Frame 1 (no input): blank canvas, image omitted
Frame 60 (the mouse pressed at the canvas centre just before this capture): blank canvas, image omitted
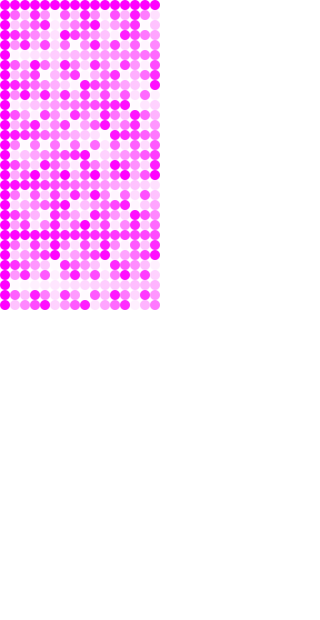
Frame 120 (the mouse held since frame 60 and released just before this capture)

The Processing sketch whose frames 1 and 60 were blank and that drew this single picture after the mouse press (run headless with seeded random() and noise(); from frame 60 on, the mouse is pressed at the canvas centre):

// Processing sketch: Exercise6_Bonus
// ── Exercise6_Bonus.pde
void setup() {
  size(320, 620);
}


void draw() {
  noStroke();
  background(255);
  int i = 5;
  while (i < mouseX) {
    int j = 5;
    while (j < mouseY){
      fill(255,(i-5)*(j-5)%255,255);
      ellipse(i,j,10,10);
      j += 10;
    }
    i += 10;
  }
  
}
